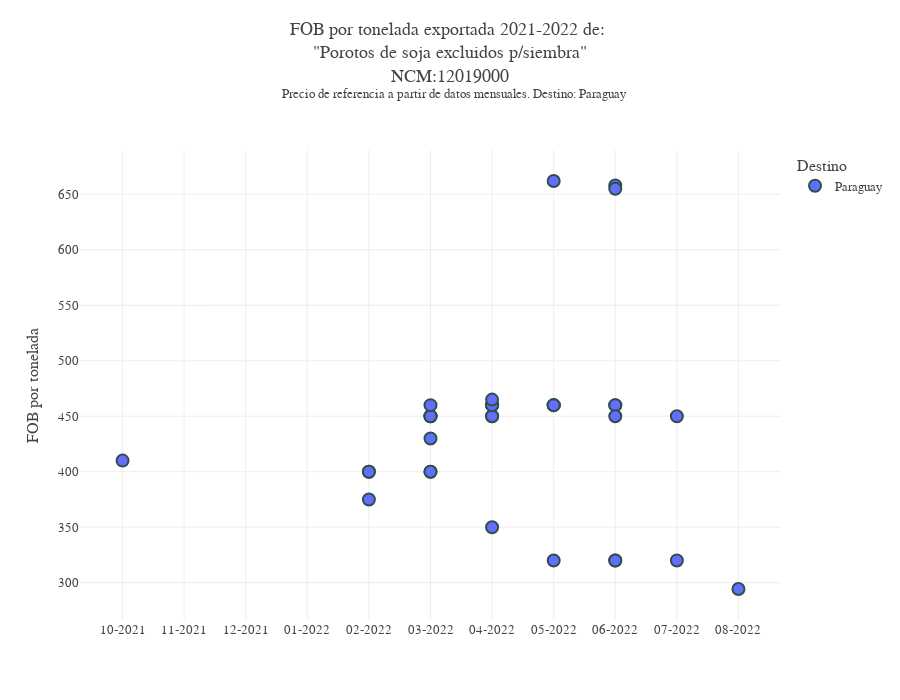

Notebook code cell kept with this figure:
### Code cell
ncm='71081210'
precio_boxplot_capitalizado(df=df_producto,
                            ncm=ncm,
                            # sim=sim_unique(ncm)[1]
                            )

plot_precio(df=df_producto,
            y='fob_unitario_ton',
            ncm=12019000,
            # sim="299C",
            color='pais_descri',
            pais='Paraguay',
            # n_empresa=2
            # n_paises=10,
            )
# sim_unique(ncm)[2]

### Figure 1 — Plotly figure (JSON) as saved in the notebook; plotly's stock layout.template omitted (floating-point values rounded to 4 significant figures; data arrays with more than 128 entries replaced by an {"elided": "..."} marker saying what was removed)
{"data": [{"customdata": {"elided": "33x9 mixed values"}, "hovertemplate": "Destino=%{customdata[7]}<br>Fecha=%{x}<br>Precio=%{y}<br>Spread=%{customdata[0]}<br>Kg=%{customdata[1]}<br>Documento=%{customdata[2]}<br>Fob=%{customdata[3]}<br>sim=%{customdata[4]}<br>Exportador=%{customdata[5]}<br>sec=%{customdata[6]}<br>Precio de referencia=%{customdata[8]}<extra></extra>", "legendgroup": "Paraguay", "marker": {"color": "#636efa", "line": {"color": "DarkSlateGrey", "width": 2}, "size": 12, "symbol": "circle"}, "mode": "markers", "name": "Paraguay", "orientation": "v", "showlegend": true, "type": "scatter", "x": ["10-2021", "02-2022", "02-2022", "02-2022", "03-2022", "03-2022", "03-2022", "03-2022", "03-2022", "03-2022", "03-2022", "04-2022", "04-2022", "04-2022", "04-2022", "04-2022", "04-2022", "04-2022", "05-2022", "05-2022", "05-2022", "05-2022", "05-2022", "06-2022", "06-2022", "06-2022", "06-2022", "06-2022", "06-2022", "06-2022", "07-2022", "07-2022", "08-2022"], "xaxis": "x", "y": [410, 400, 375, 400, 400, 400, 430, 450, 450, 450, 460, 460, 460, 450, 450, 460, 465, 350, 662, 460, 460, 460, 320, 320, 460, 658, 460, 655, 450, 320, 450, 320, 294.3], "yaxis": "y"}], "layout": {"font": {"family": "Georgia", "size": 13}, "height": 700, "legend": {"title": {"text": "Destino"}, "tracegroupgap": 0}, "margin": {"t": 150}, "separators": ",.", "title": {"text": "FOB por tonelada exportada 2021-2022 de: <br>\"Porotos de soja excluidos p/siembra\"<br>NCM:12019000<br> <sup> Precio de referencia a partir de datos mensuales. Destino: Paraguay", "y": 0.95}, "width": 900, "xaxis": {"anchor": "y", "categoryarray": ["01-2021", "02-2021", "03-2021", "04-2021", "05-2021", "06-2021", "07-2021", "08-2021", "09-2021", "10-2021", "11-2021", "12-2021", "01-2022", "02-2022", "03-2022", "04-2022", "05-2022", "06-2022", "07-2022", "08-2022", "09-2022"], "categoryorder": "array", "domain": [0, 1], "title": {"text": ""}, "type": "category"}, "yaxis": {"anchor": "x", "domain": [0, 1], "title": {"text": "FOB por tonelada"}}}}
